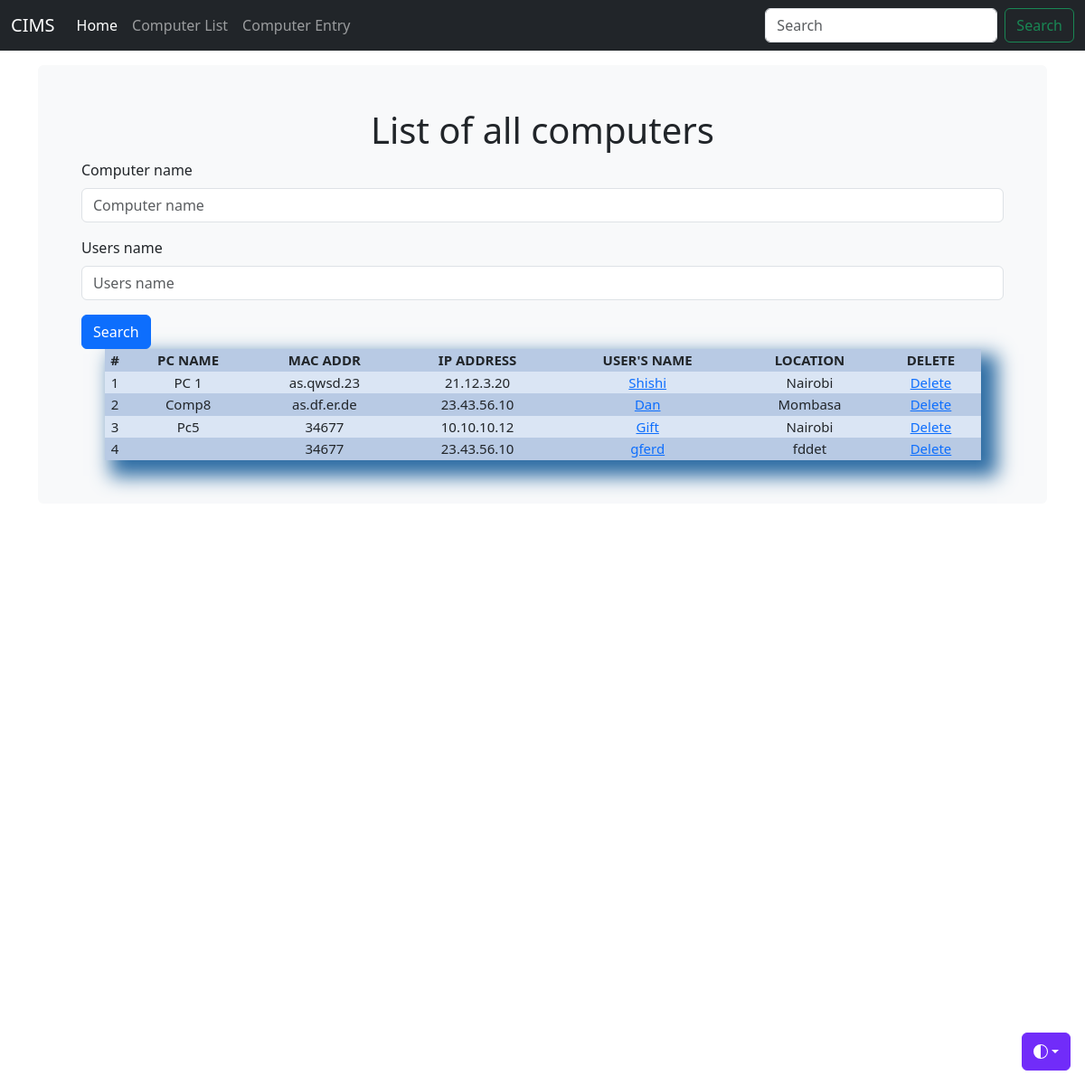
The app's page /computer_list/, older data.
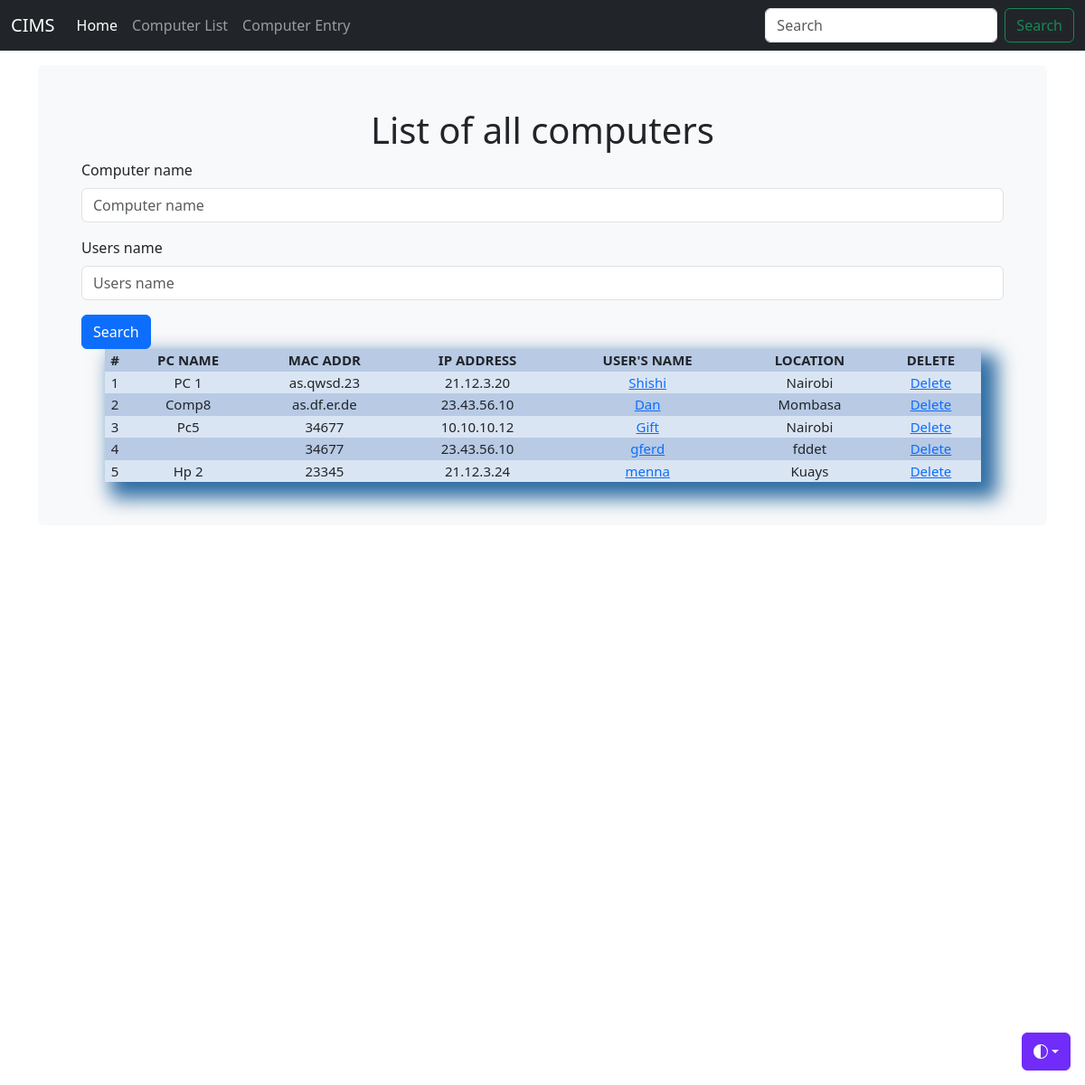
The same page, newer data.
### inventoryapp/models.py (models this page shows)
class Computer(models.Model):
    computer_name = models.CharField(max_length=30, blank=True)
    IP_address = models.CharField(max_length=30, blank=True)
    MAC_address = models.CharField(max_length=30, blank=True)
    os_choice = (
            ('Windows 11', 'Windows 11'),
            ('Windows 10', 'Windows 10'),
            ('Windows 8', 'Windows 8'),
            ('Linux', 'Linux'),
        )
    operating_system = models.CharField(max_length=30, blank=True, null=True, choices=os_choice)
    users_name = models.CharField(max_length=30, blank=True)
    location = models.CharField(max_length=30, blank=True)
    purchase_date=models.DateField("Purchase Date(mm/dd/2023)",auto_now_add=False, auto_now=False, blank=True, null=True)
    timestamp=models.DateField(auto_now_add=True, auto_now=False, blank=True)

### inventoryapp/views.py (the view, shortened to what this page needs)
# urls.py: path('computer_list/', computer_list, name='computer_list'),
def computer_list(request):
    title = 'List of all computers'
    queryset = Computer.objects.all()
    form = ComputerSearchForm(request.POST or None)
    context = {
        "title": title,
        "queryset": queryset,
        "form": form,
    }
    return render(request, "computer_list.html", context)

### inventoryapp/forms.py
class ComputerSearchForm(forms.ModelForm):
    class Meta:
        model = Computer
        fields = ['computer_name', 'users_name']

### inventoryapp/templates/computer_list.html (shortened to what this page needs)
{% load static %}
{% load django_bootstrap5 %}
<!DOCTYPE html>
<html lang="en" data-bs-theme="auto">
  <head>
    <link
      rel="stylesheet"
      href="https://cdn.jsdelivr.net/npm/@docsearch/css@3"
    />
    <link
      href="{% static 'css/bootstrap.min.css' %}"
      rel="stylesheet"
    />
    <link href="{% static 'css/stylesheet.css' %}" rel="stylesheet" />
    <link href="{% static 'css/navbar-fixed.css' %}" rel="stylesheet" />
  </head>
  <body>
    <div
      class="dropdown position-fixed bottom-0 end-0 mb-3 me-3 bd-mode-toggle"
    >
      <button
        class="btn btn-bd-primary py-2 dropdown-toggle d-flex align-items-center"
        id="bd-theme"
        type="button"
        aria-expanded="false"
        data-bs-toggle="dropdown"
        aria-label="Toggle theme (auto)"
      >
        <svg class="bi my-1 theme-icon-active" width="1em" height="1em">
          <use href="#circle-half"></use>
        </svg>
      </button>
    </div>
    {% include 'navbar.html' %}
    <main class="container">
      <div class="bg-body-tertiary p-5 rounded">
        <h1 class="title">{{title}}</h1>
        <form method="post" action="">
          {% for field in form %} {% bootstrap_field field %}
          {% endfor %}
          <input class="btn btn-primary" type="submit" value="Search" />
          </form>
        <table>
          <tr>
            <th>#</th>
            <th>PC NAME</th>
            <th>MAC ADDR</th>
            <th>IP ADDRESS</th>
            <th>USER'S NAME</th>
            <th>LOCATION</th>
            <th>DELETE</th>
          </tr>
          {% for instance in queryset %}
          <tr>
            <td>{{forloop.counter}}</td>
            <td>{{instance.computer_name}}</td>
            <td>{{instance.MAC_address}}</td>
            <td>{{instance.IP_address}}</td>
            <td><a href="{% url 'computer_edit' id=instance.id %}"> {{instance.users_name}}</td>
            <td>{{instance.location}}</td>
            <td><a href="{% url 'computer_delete' id=instance.id %}">Delete</a></td>
          </tr>
          {% endfor %}
        </table>
      </div>
    </main>
  </body>
</html>

### inventoryapp/templates/navbar.html (shortened to what this page needs)
<nav class="navbar navbar-expand-md navbar-dark fixed-top bg-dark">
  <div class="container-fluid">
    <a class="navbar-brand" href="/git">CIMS</a>
    <div class="collapse navbar-collapse" id="navbarCollapse">
      <ul class="navbar-nav me-auto mb-2 mb-md-0">
        <li class="nav-item">
          <a class="nav-link active" aria-current="page" href="/">Home</a>
        </li>
        <li class="nav-item">
          <a class="nav-link" href="/computer_list">Computer List</a>
        </li>
        <li class="nav-item">
          <a class="nav-link" href="/computer_entry">Computer Entry</a>
        </li>
      </ul>
      <form class="d-flex" role="search">
        <input
          class="form-control me-2"
          type="search"
          placeholder="Search"
          aria-label="Search"
        />
        <button class="btn btn-outline-success" type="submit">Search</button>
      </form>
    </div>
  </div>
</nav>

### inventoryapp/static/css/stylesheet.css (style rules this page uses)
.title { text-align: center; }
table { width: 95%; margin: auto; text-align: center; box-shadow: 12px 12px 20px 6px #2e6da4; font-size: 15px; }
table tr:nth-child(odd) { background: #b8cae4; }
table tr:nth-child(even) { background: #dae5f4; }

### inventoryapp/static/css/navbar-fixed.css (style rules this page uses)
body { min-height: 75rem; padding-top: 4.5rem; }

### inventoryapp/templates/computer_list.html (style rules this page uses)
.bi { vertical-align: -0.125em; fill: currentColor; }
.btn-bd-primary { --bd-violet-bg: #712cf9; --bd-violet-rgb: 112.520718, 44.062154, 249.437846; --bs-btn-font-weight: 600; --bs-btn-color: var(--bs-white); --bs-btn-bg: var(--bd-violet-bg); --bs-btn-border-color: var(--bd-violet-bg); --bs-btn-hover-color: var(--bs-white); --bs-btn-hover-bg: #6528e0; --bs-btn-hover-border-color: #6528e0; --bs-btn-focus-shadow-rgb: var(--bd-violet-rgb); --bs-btn-active-color: var(--bs-btn-hover-color); --bs-btn-active-bg: #5a23c8; --bs-btn-active-border-color: #5a23c8; }
.bd-mode-toggle { z-index: 1500; }

Row changes from the older to the newer data that the page shows:
added Computer: computer_name "Hp 2", MAC_address "23345", IP_address "21.12.3.24", users_name "menna", location "Kuays"
